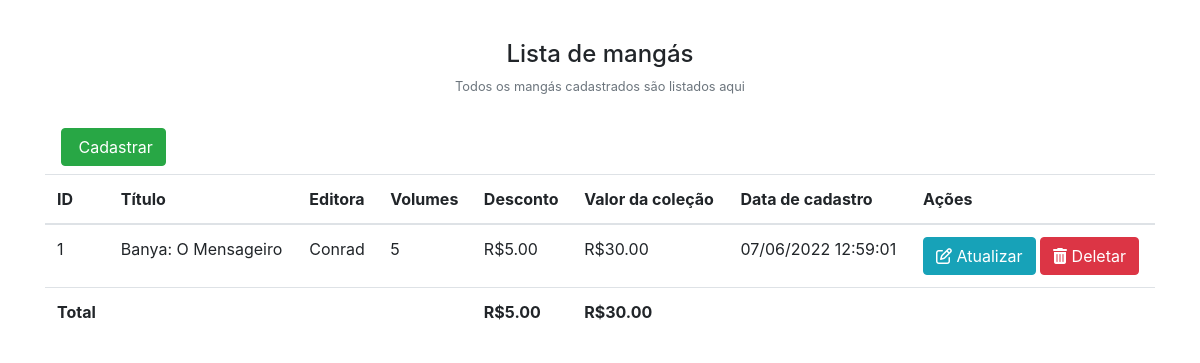
/view/form_read_manga.php, run on an earlier commit of the app's database.
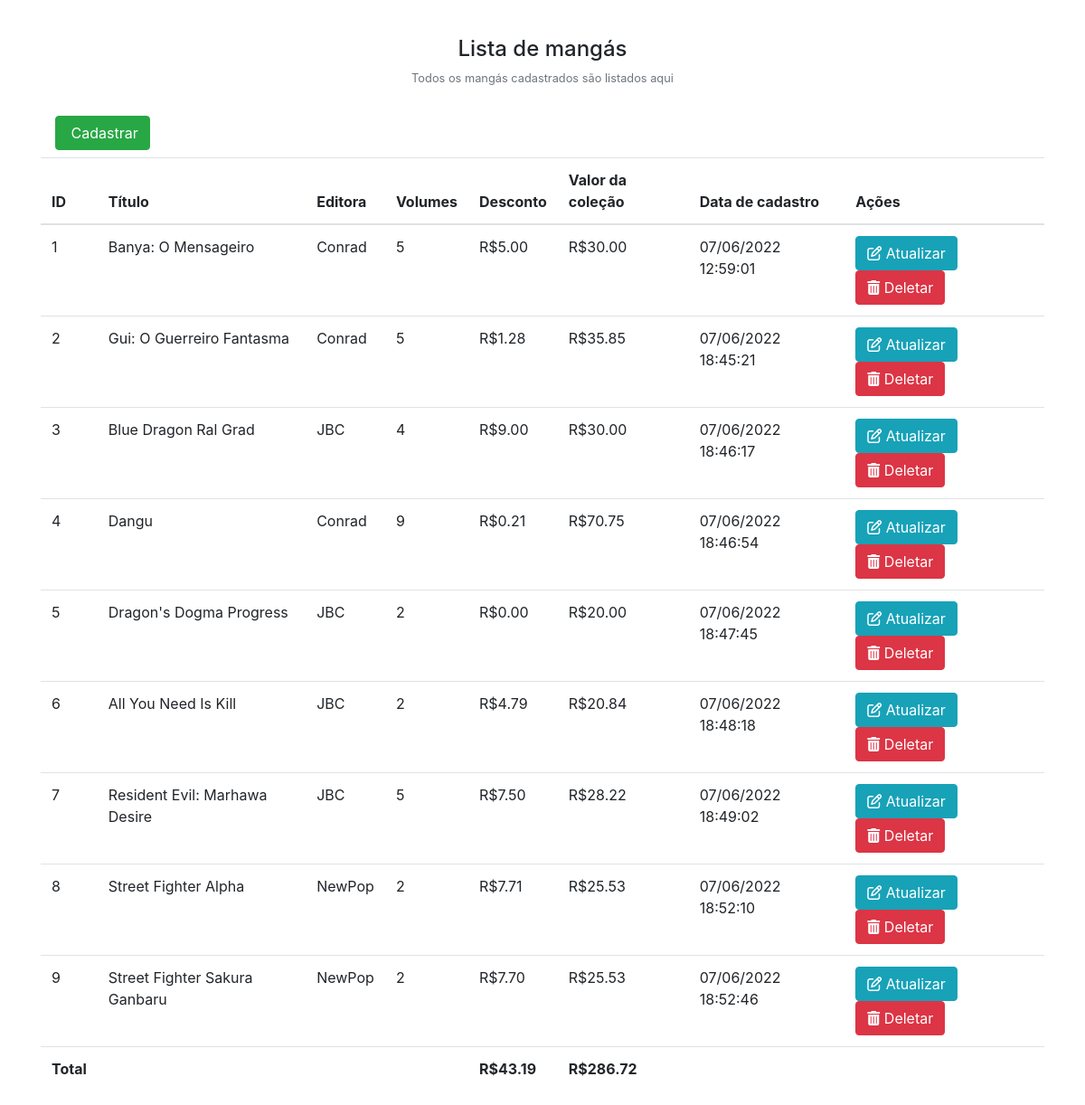
And on a later commit of the database.
### tables this page shows
CREATE TABLE `manga` (
  `id_manga` int(11) NOT NULL,
  `titulo` varchar(50) NOT NULL,
  `editora` varchar(50) NOT NULL,
  `volumes` int(11) NOT NULL,
  `desconto` decimal(5,2) NOT NULL,
  `valor` decimal(5,2) NOT NULL,
  `data_cadastro` timestamp NOT NULL DEFAULT current_timestamp()
);

### model/BD.php (called while the page is built, shortened)
<?php
	class BD {
		private static $inst;
		public static function getInstance() {
			if (!isset(self::$inst)) {
				try {
					self::$inst = new PDO('mysql:host='.HOST.';dbname='.BASE.';charset=utf8', USER, PASS);
					self::$inst->setAttribute(PDO::ATTR_ERRMODE, PDO::ERRMODE_EXCEPTION);
					self::$inst->setAttribute(PDO::ATTR_DEFAULT_FETCH_MODE, PDO::FETCH_OBJ);
				} catch (PDOException $e) {
					echo $e->getMessage();
				}
			}
			return self::$inst;
		}
	}
?>

### model/MangaDAO.php (called while the page is built, shortened)
<?php
	class MangaDAO extends Manga {
		protected $tabela = 'manga';
		public function readAllMangas() {
			try {
				$sql = "SELECT * FROM $this->tabela ORDER BY id_manga";
				$stm = BD::getInstance()->prepare($sql);
				$stm->execute();
				return $stm->fetchAll(PDO::FETCH_ASSOC);
			} catch (PDOException $e) {
				echo "Erro PDO: Houve um erro na listagem.<br>".$e->getMessage();
				die();
			} catch (Exception $e) {
				echo "Erro: Operação de listagem inválida.<br>".$e->getMessage();
				die();
			}
		}
	}
?>

### view/form_read_manga.php (the view, shortened to what this page needs)
<!DOCTYPE html>
<html lang="utf-8">
<head>
	<link rel="stylesheet" href="/mangas/css/bootstrap.css">
	<link rel="stylesheet" href="/mangas/css/css.css">
</head>
<body>
	<?php
		require_once "../model/MangaDAO.php";
		$sql_desconto_total = "SELECT SUM(desconto) FROM manga";
		$sql_valor_total = "SELECT SUM(valor) FROM manga";
		$seleciona_desconto = BD::getInstance()->prepare($sql_desconto_total);
		$seleciona_valor =  BD::getInstance()->prepare($sql_valor_total);
		$seleciona_desconto->execute();
		$seleciona_valor->execute();
	    $linha_desconto = $seleciona_desconto->fetchColumn();
		$linha_valor = $seleciona_valor->fetchColumn();
	?>
	<div class="container" style="margin-top: 40px;">
		<h4 class="text-center">Lista de mangás</h4>
		<small class="form-text text-muted text-center">Todos os mangás cadastrados são listados aqui</small>
		<br>
		<nav class="navbar navbar-light" id="barra_navegacao">
		  <a href="/mangas/view/form_create_manga.php" class="btn btn-success" title="Cadastrar mangás"><i class="fa-light fa-plus"></i>&nbsp;Cadastrar</a>
		</nav>
		<table class="table table-hover" id="tabela">
			<thead>
				<tr>
					<th title="ID">ID</th>
					<th title="Título">Título</th>
					<th title="Editora">Editora</th>
					<th title="Volumes">Volumes</th>
					<th title="Desconto">Desconto</th>
					<th title="Valor da coleção">Valor da coleção</th>
					<th title="Data de cadastro">Data de cadastro</th>
					<th title="Ações">Ações</th>
				</tr>
			</thead>
			<tbody>
				<?php
					require_once "../model/MangaDAO.php";
					$manga = new MangaDAO();
            		foreach ($manga->readAllMangas() as $valor){
                		echo '<tr>';
	                		echo '<td title="'.$valor['id_manga'].'">'.$valor['id_manga'].'</td>';
	                		echo '<td title="'.$valor['titulo'].'">'.$valor['titulo'].'</td>';
	                		echo '<td title="'.$valor['editora'].'">'.$valor['editora'].'</td>';
	                		echo '<td title="'.$valor['volumes'].'">'.$valor['volumes'].'</td>';
	                		echo '<td title="R$'.$valor['desconto'].'">R$'.$valor['desconto'].'</td>';
	                		echo '<td title="R$'.$valor['valor'].'">R$'.$valor['valor'].'</td>';
	                		echo '<td title="'.date('d/m/Y H:i:s', strtotime($valor['data_cadastro'])).'">'.
			 		        date('d/m/Y H:i:s', strtotime($valor['data_cadastro'])).'</td>';
			 		        echo '<td>';
    							echo '<a class="btn btn-info" title="Atualizar '.$valor['titulo'].'"'.'href="/mangas/view/form_update_manga.php?id='.$valor['id_manga'].'"role="button" ><i class="fa fa-edit"></i>&nbsp;Atualizar</a>';
    							echo '<a class="btn btn-danger" title="Deletar '.$valor['titulo'].'"'.'href="/mangas/controller/delete_manga.php?id='.$valor['id_manga'].'"role="button"><i class="fa fa-trash"></i>&nbsp;Deletar</a>';
    						echo '</td>';
                		echo '</tr>';
            		}
        		?>
			</tbody>
			<tfoot>
				<tr>
					<th>Total</th>
					<th></th>
					<th></th>
					<th></th>
					<th title>
						<?php
							print_r("R$$linha_desconto");
						?>
					</th>
					<th>
						<?php
							print_r("R$$linha_valor");
						?>
					</th>
					<th> </th>
					<th> </th>
				</tr>
        	</tfoot>
		</table>
	</div>
</body>
</html>

What changed in the data, as far as the page shows it:
added manga: id_manga "2", titulo "Gui: O Guerreiro Fantasma", editora "Conrad", volumes "5", desconto "1.28", valor "35.85", data_cadastro "07/06/2022 18:45:21"
added manga: id_manga "3", titulo "Blue Dragon Ral Grad", editora "JBC", volumes "4", desconto "9.00", valor "30.00", data_cadastro "07/06/2022 18:46:17"
added manga: id_manga "4", titulo "Dangu", editora "Conrad", volumes "9", desconto "0.21", valor "70.75", data_cadastro "07/06/2022 18:46:54"
added manga: id_manga "5", titulo "Dragon's Dogma Progress", editora "JBC", volumes "2", desconto "0.00", valor "20.00", data_cadastro "07/06/2022 18:47:45"
added manga: id_manga "6", titulo "All You Need Is Kill", editora "JBC", volumes "2", desconto "4.79", valor "20.84", data_cadastro "07/06/2022 18:48:18"
added manga: id_manga "7", titulo "Resident Evil: Marhawa Desire", editora "JBC", volumes "5", desconto "7.50", valor "28.22", data_cadastro "07/06/2022 18:49:02"
added manga: id_manga "8", titulo "Street Fighter Alpha", editora "NewPop", volumes "2", desconto "7.71", valor "25.53", data_cadastro "07/06/2022 18:52:10"
added manga: id_manga "9", titulo "Street Fighter Sakura Ganbaru", editora "NewPop", volumes "2", desconto "7.70", valor "25.53", data_cadastro "07/06/2022 18:52:46"
Also different on the page:
text no longer shown: "R$5.00 R$30.00"
text now shown: "R$43.19 R$286.72"
